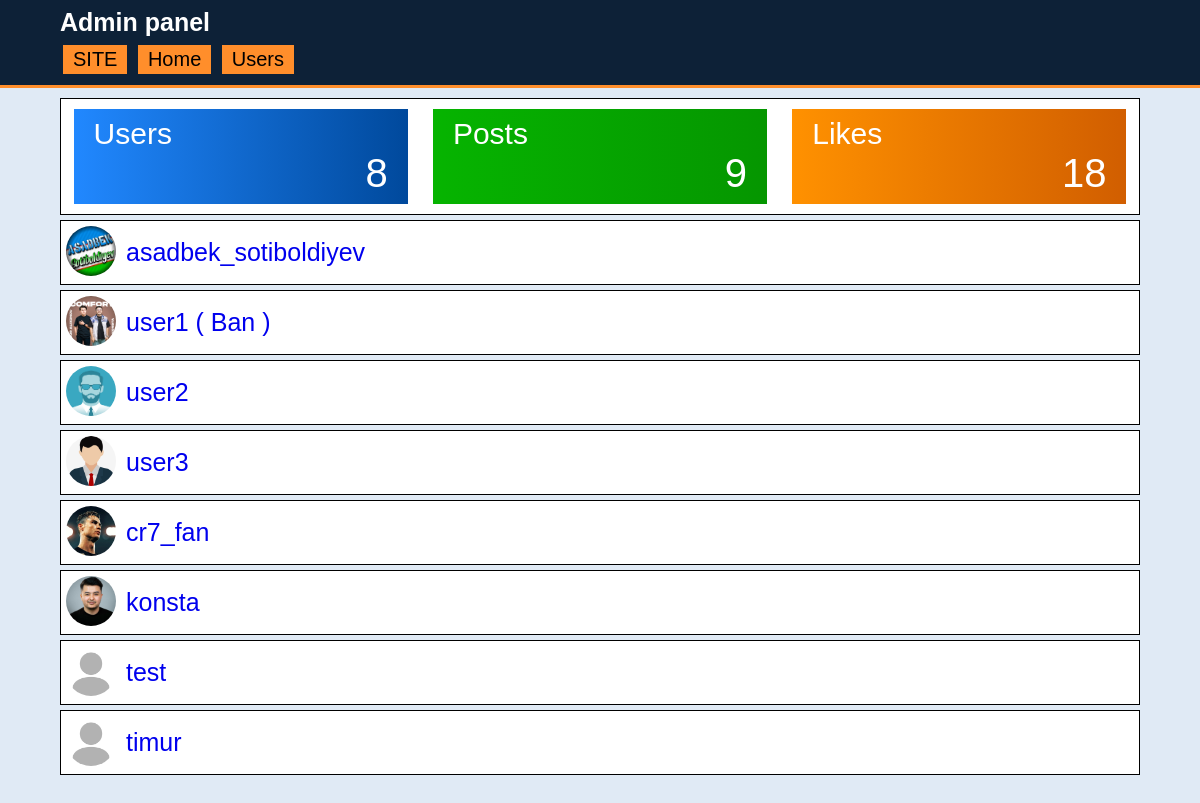
/admin/index.php (signed in), run on the app's committed database.
### tables this page shows
CREATE TABLE "profiles" (
	"id"	INTEGER,
	"name"	TEXT NOT NULL,
	"username"	BLOB NOT NULL,
	"is_active"	INTEGER NOT NULL DEFAULT 0,
	"photo"	TEXT DEFAULT '/media/profile-img/default.jpg',
	"followers"	INTEGER DEFAULT 0,
	"posts"	INTEGER DEFAULT 0,
	"following"	INTEGER DEFAULT 0,
	"ban"	INTEGER DEFAULT 0,
	"last_login"	TEXT DEFAULT 0,
	PRIMARY KEY("id" AUTOINCREMENT)
);

### includes/db-functions/users.php (called while the page is built, shortened)
<?php
function get_user_by_id($id, $db){
	$user = $db->query("SELECT * FROM users WHERE id = '$id'")->fetch(PDO::FETCH_ASSOC);
	return $user;
}
function get_users_count($db){
	$query = $db->prepare("SELECT COUNT(*) FROM users");
	$query->execute();
	$result = $query->fetch(PDO::FETCH_ASSOC);
	return $result["COUNT(*)"];
}
function user_is_admin($user_id, $db){
	$user = get_user_by_id($user_id, $db);
	return ($user['admin'] == '1');
}
?>

### includes/db-functions/posts.php (called while the page is built, shortened)
<?php
function get_posts_count($db){
	$query = $db->prepare("SELECT COUNT(*) FROM posts");
	$query->execute();
	$result = $query->fetch(PDO::FETCH_ASSOC);
	return $result["COUNT(*)"];
}
?>

### includes/db-functions/likes.php (called while the page is built, shortened)
<?php
function get_likes_count($db){
	$query = $db->prepare("SELECT COUNT(*) FROM likes");
	$query->execute();
	$result = $query->fetch(PDO::FETCH_ASSOC);
	return $result["COUNT(*)"];
}
?>

### includes/db-functions/profiles.php (called while the page is built, shortened)
<?php
function get_profiles_last_login($db){
	$query = $db->prepare("SELECT * FROM profiles ORDER BY last_login DESC LIMIT 30");
	$query->execute();
	$result = $query->fetchAll(PDO::FETCH_ASSOC);
	return $result;
}
?>

### admin/index.php (the view, shortened to what this page needs)
<?php
$path = "../includes";
require "$path/database.php";
require "$path/db-functions/users.php";
$PROFILE = $_SESSION['profile'];
if(!user_is_admin($PROFILE['id'], $db)){
    require "$path/403.php";
}else{
    require "$path/db-functions/profiles.php";
    require "$path/db-functions/posts.php";
    require "$path/db-functions/likes.php";
    $last_logined_users = get_profiles_last_login($db);
?>
<!DOCTYPE html>
<html lang="en">
<head>
    <link rel="stylesheet" href="/static/style.css">
    <link rel="stylesheet" href="/static/admin.css">
</head>
<body>
    <header>
		<div class="container">
            <h2 id="afisha">
                <a>Admin panel</a>
            </h2>
            <nav>
            <a class="header-link" href="/">SITE</a>
            <a class="header-link" href="/admin">Home</a>
                <a class="header-link" href="/admin/users.php">Users</a>
            </nav>
		</div>
	</header>
    <div class="container">
        <div class="stat-cards">
            <div class="card blue">
                <p class="title">Users</p>
                <p class="result">
                    <?= get_users_count($db) ?>
                </p>
            </div>
            <div class="card green">
                <p class="title">Posts</p>
                <p class="result">
                    <?= get_posts_count($db) ?>
                </p>
            </div>
            <div class="card orange">
                <p class="title">Likes</p>
                <p class="result">
                    <?= get_likes_count($db) ?>
                </p>
            </div>
        </div>
        <div class="users-list">
            <?php foreach($last_logined_users as $user):?>
                <div class="card-user">
                    <img src="<?= $user['photo']?>">
                    <a href="/admin/user.php?username=<?= $user['username'] ?>">
                        <?= $user['username']?>
                        <?php
                            if($user['ban'] == '1')
                                echo " ( Ban )";
                        ?>
                    </a>
                </div>
            <?php endforeach ?>
        </div>
    </div>
</body>
</html>
<?php }?>

### static/style.css (style rules this page uses)
* { padding: 0; margin: 0; box-sizing: border-box; font-family: sans-serif; }
body { margin-bottom: 50px; background-color: #e0eaf5; }
.container { width: 90%; margin: 0 auto; }
header { padding: 8px 0; background-color: #0d2137; border-bottom: 3px solid #ff8e2b; }
header #afisha a { font-size: 25px; text-decoration: none; color: white; }

### static/admin.css (style rules this page uses)
header { margin-bottom: 10px; }
nav { margin-top: 5px; }
.header-link { display: inline-block; color: black; text-decoration: none; background-color: #ff8e2b; padding: 3px 10px; margin: 3px; font-size: 20px; }
.blue { background: linear-gradient(90deg, rgb(33, 136, 255), rgb(0, 73, 156)); }
.green { background: linear-gradient(90deg, rgb(6, 180, 0), rgb(5, 150, 0)); }
.orange { background: linear-gradient(90deg, rgb(255, 145, 0), rgb(209, 94, 0)); }
.stat-cards { display: flex; border: 1px solid black; background-color: white; justify-content: space-around; }
.card { display: inline-block; width: 31%; padding: 8px 20px; margin: 10px 0; }
.title { color: white; font-size: 30px; }
.result { color: white; font-size: 40px; text-align: right; }
.card-user { display: flex; padding: 5px; background-color: white; margin: 5px 0; border: 1px solid black }
.card-user img { width: 50px; height: 50px; border-radius: 50%; }
.card-user a { display: inline-block; text-decoration: none; font-size: 25px; padding: 12px 0; margin-left: 10px; }

### data on the page
profiles: photo (picture), username "asadbek_sotiboldiyev"
profiles: photo (picture), username "user1", ban "( Ban )"
profiles: photo (picture), username "user2"
profiles: photo (picture), username "user3"
profiles: photo (picture), username "cr7_fan"
profiles: photo (picture), username "konsta"
profiles: photo (placeholder picture), username "test"
profiles: photo (placeholder picture), username "timur"

### other printed values
get_users_count($db) "8"
get_posts_count($db) "9"
get_likes_count($db) "18"
